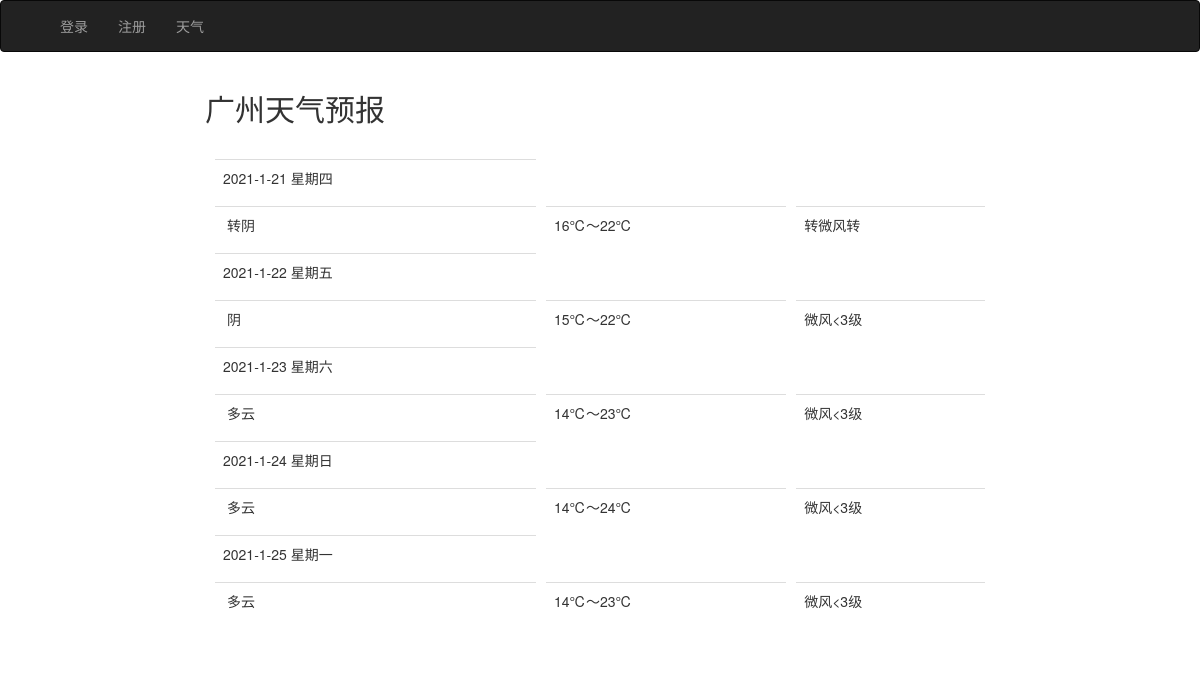
The page /weather (signed in) on the database its author committed.
### tables this page shows
CREATE TABLE "weather" (
	"id"	INTEGER NOT NULL UNIQUE,
	"date"	TEXT NOT NULL,
	"yun"	TEXT NOT NULL,
	"temp"	TEXT NOT NULL,
	"detail"	TEXT NOT NULL,
	"img"	TEXT NOT NULL,
	PRIMARY KEY("id" AUTOINCREMENT)
);

### flask_app.py (the view)
@app.route('/weather')
def showWeather():
    username = request.cookies.get('username')
    sqlPassword = searchPassword(username)
    if sqlPassword:
        dataList = search()
        return render_template('weather.html',dataList=dataList)
    else:
        return redirect('/')

### searchSql.py (called while the page is built)
def search():
    conn = sqlite3.connect(path.join(ROOT, 'weather.db'))
    c = conn.cursor()
    cursor = c.execute("SELECT date,yun,temp,detail,img  from weather")
    result = []
    for row in cursor:
        result.append({
            'date': row[0],
            'yun': row[1],
            'temp': row[2],
            'detail': row[3],
            'img': row[4]
        })
    conn.close()
    return result

def searchPassword(username):
    try:
        conn = sqlite3.connect(path.join(ROOT, 'weather.db'))
        c = conn.cursor()
        cursor = c.execute("SELECT password from user where username = '%s'" % username)
        for row in cursor:
            password = row[0]
        conn.close()
        return password
    except:
        return ''

### templates/weather.html (shortened to what this page needs)
<!DOCTYPE html>
<html lang="en">
<head>
    <link rel="stylesheet" href="https://cdn.jsdelivr.net/npm/bootstrap@3.3.7/dist/css/bootstrap.min.css">
</head>
<body>
    <div class="nav">
        <nav class="navbar navbar-inverse">
        <div class="container">
          <div class="navbar-collapse collapse">
            <ul class="nav navbar-nav">
              <li><a href="/">登录</a></li>
              <li><a href="/register">注册</a></li>
              <li><a href="/weather">天气</a></li>
            </ul>
          </div>
        </div>
      </nav>
    </div>
    <div class="row">
        <div class="col-md-2"></div>
        <div class="col-md-8 bcred">
            <h2>广州天气预报</h2>
            <table class="table showTable">
                {% for item in dataList %}
                    <tr>
                        <td>{{item.date}}</td>
                    </tr>
                    <tr>
                        <td>
                            {{item.yun}}
                        </td>
                        <td>{{item.temp}}</td>
                        <td>{{item.detail}}</td>
                    </tr>
                {% endfor %}
            </table>
        </div>
        <div class="col-md-2"></div>
    </div>
</body>
</html>

### templates/weather.html (style rules this page uses)
.showTable { margin-top:3%; border-collapse:separate; border-spacing:10px 10px; }

### rows shown on the page
weather: date "2021-1-21 星期四", yun "转阴", temp "16℃～22℃", detail "转微风转"
weather: date "2021-1-22 星期五", yun "阴", temp "15℃～22℃", detail "微风<3级"
weather: date "2021-1-23 星期六", yun "多云", temp "14℃～23℃", detail "微风<3级"
weather: date "2021-1-24 星期日", yun "多云", temp "14℃～24℃", detail "微风<3级"
weather: date "2021-1-25 星期一", yun "多云", temp "14℃～23℃", detail "微风<3级"
